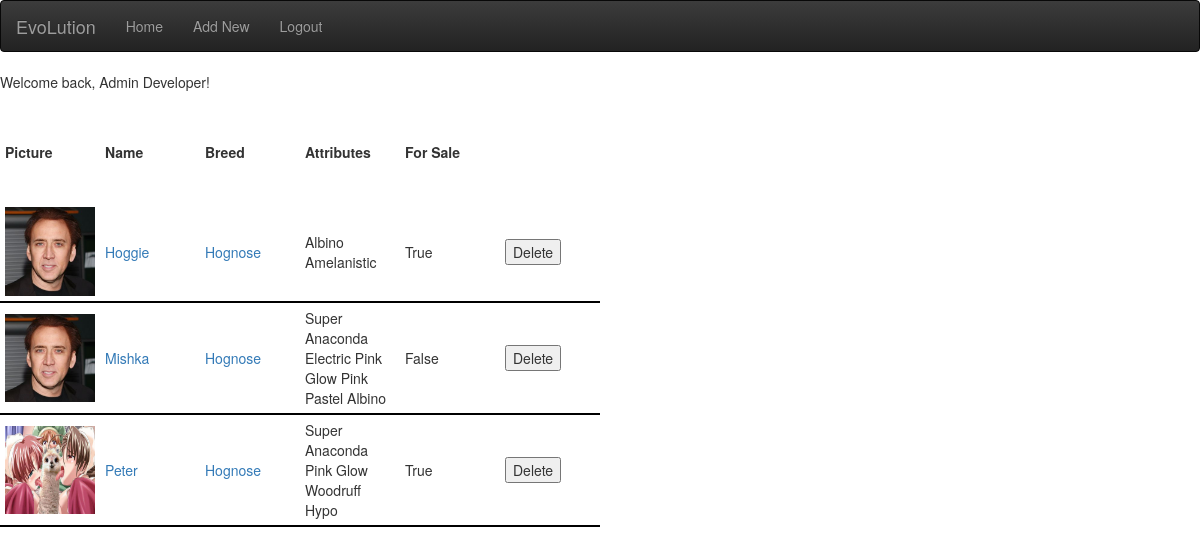
The page /dashboard (signed in) on the database its author committed.
### app.py (models this page shows, shortened)
class User(db.Model, UserMixin):
	__tablename__ = 'user'
	id = db.Column(db.Integer, primary_key = True)
	username = db.Column(db.String(32))
	firstname = db.Column(db.String(32))
	lastname = db.Column(db.String(32))
	email = db.Column(db.String(32))
	password = db.Column(db.String(32))

class Animal(db.Model):
	__tablename__ = 'animal'
	id = db.Column(db.Integer, primary_key = True)
	name = db.Column(db.String(32))
	owner = db.Column(db.Integer, db.ForeignKey("user.id"))
	breed = db.Column(db.Integer, db.ForeignKey("breed.id"))
	picture = db.Column(db.String(32))
	forSale = db.Column(db.Integer)
	ownerR = db.relationship('User', foreign_keys=[owner])
	breedR = db.relationship('Breed', foreign_keys=[breed])

class Breed(db.Model):
	__tablename__ = 'breed'
	id = db.Column(db.Integer, primary_key = True)
	bName = db.Column(db.String(32))

class Attributes(db.Model):
	__tablename__ = 'attributes'
	id = db.Column(db.Integer, primary_key = True)
	animal = db.Column(db.Integer)
	gene = db.Column(db.Integer)

class Genes(db.Model):
	__tablename__ = 'genes'
	id = db.Column(db.Integer, primary_key = True)
	name = db.Column(db.String(32))
	breed = db.Column(db.Integer, db.ForeignKey("breed.id"))
	breedR = db.relationship('Breed', foreign_keys=[breed])

### app.py (the view)
@app.route('/dashboard')
@login_required
def dashboard():
	user_id = current_user.get_id()
	animals = list(e.execute("""select animal.id, animal.name, animal.owner, animal.breed, animal.picture, breed.bName, animal.forSale from animal inner join breed on animal.breed=breed.id where animal.owner=""" + str(user_id) + """;"""))
	gene_data = list(e.execute("""select attributes.id, attributes.animal, genes.name from attributes inner join genes on attributes.gene=genes.id"""))
	return render_template('index.html', data=animals, genes=gene_data)

### app.py (called while the page is built)
@login_manager.user_loader
def get_user(ident):
  return User.query.get(int(ident))

### templates/index.html (shortened to what this page needs)
{% extends "base.html" %}
{% block body %}
<p>
  Welcome back, {{ current_user.firstname }} {{ current_user.lastname }}!
 </p>
  {% block content %}
  <p>
  	<table class="dash-table">
  	<tr>
  		<th class="dash-item">Picture</th>
  		<th class="dash-item">Name</th>
  		<th class="dash-item">Breed</th>
  		<th class="dash-item">Attributes</th>
      <th class="dash-item">For Sale</th>
  	</tr>
  	{% for item in data %}
  	<tr>
  		<td class="dash-item"><a href="#"><img class="dash-pic" src={{item.picture}}></a></img></td>
    	<td class="dash-item"><a href="#">{{item.name}}</a></td>
    	<td class="dash-item"><a href="#">{{item.bName}}</a></td>
    	<td class="dash-item">
    		{% for a in genes %}
    			{% if a.animal == item.id %}
    				<span value="{{ a.id }}">{{ a.name }}</span>
    			{% endif %}
    		{% endfor %}
    	</td>
      <td class="dash-item">
        {{ item.forSale == 1 }}
      </td>
      <td class="dash-item">
        <form action="/delete?del_id={{ item.id }}" method="post">
          <input type="submit" value="Delete" />
        </form>
      </td>
	</tr>
 	{% endfor %}
 	</table>
  </p>
  {% endblock %}
{% endblock %}

### templates/base.html (shortened to what this page needs)
<!doctype html>
<html>
  <head>
    {% block head %}
    <link rel="stylesheet" href="{{ url_for('static', filename='style.css') }}">
    <link rel="stylesheet" href="{{ url_for('static', filename='bootstrap.min.css') }}">
    <link rel="stylesheet" href="{{ url_for('static', filename='bootstrap-theme.min.css') }}">
    <link rel="stylesheet" href="https://cdnjs.cloudflare.com/ajax/libs/chosen/1.4.2/chosen.min.css">
    {% endblock %}
  </head>
  <body>
    {% include "navbar.html" %}
    {% block body %}{% endblock %}
</body>
</html>

### templates/navbar.html
{% block content %}
<nav class="navbar navbar-inverse">
  <div class="container-fluid">
    <div class="navbar-header">
      <a class="navbar-brand" href="/">EvoLution</a>
    </div>
    <ul class="nav navbar-nav">
      {% if current_user.is_authenticated %}
        <li><a href="/dashboard">Home</a></li>
        <li><a href="/addition">Add New</a></li>
  		  <li><a href="/logout">Logout</a></li>
      {% else %}
        <li><a href="/">Home</a></li>
      	<li><a href="/login">Login</a></li>
      	<li><a href="/signup">Signup</a></li>
      {% endif %}
    </ul>
  </div>
</nav>
  {% endblock %}

### static/style.css (style rules this page uses)
.dash-pic { width: 100%; height: 100%; }
.dash-item { width: 100px; height: 100px; padding: 5px; }
td { border-bottom: solid #000000 2px; }

### rows shown on the page
User: firstname "Admin", lastname "Developer"
Animal: name "Hoggie", bName "Hognose", forSale "True"
Attributes: {{ a.id }} 1 (drawn), name "Albino"
Attributes: {{ a.id }} 2 (drawn), name "Amelanistic"
Animal: name "Mishka", bName "Hognose", forSale "False"
Attributes: {{ a.id }} 7 (drawn), name "Super Anaconda"
Attributes: {{ a.id }} 8 (drawn), name "Electric"
Attributes: {{ a.id }} 9 (drawn), name "Pink Glow"
Attributes: {{ a.id }} 10 (drawn), name "Pink Pastel Albino"
Animal: shows a picture, name "Peter", bName "Hognose", forSale "True"
Attributes: {{ a.id }} 11 (drawn), name "Super Anaconda"
Attributes: {{ a.id }} 12 (drawn), name "Pink Glow"
Attributes: {{ a.id }} 13 (drawn), name "Woodruff Hypo"
